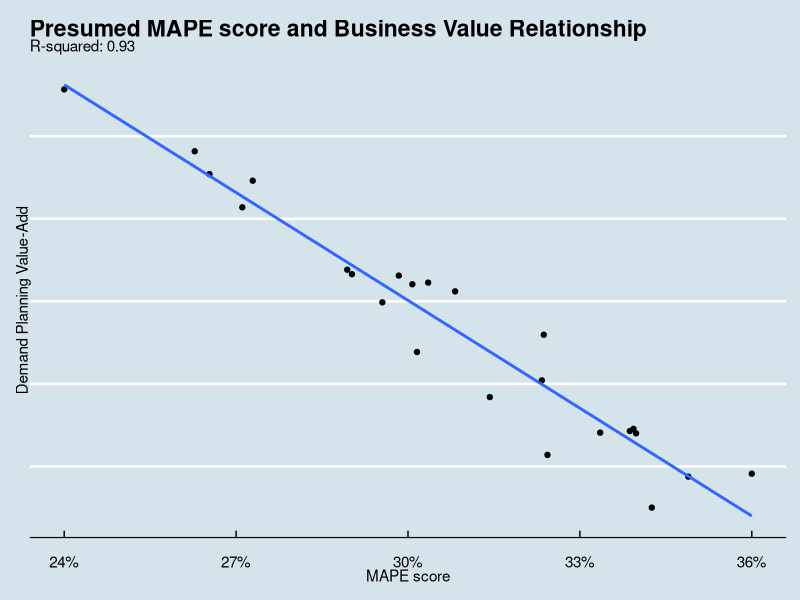
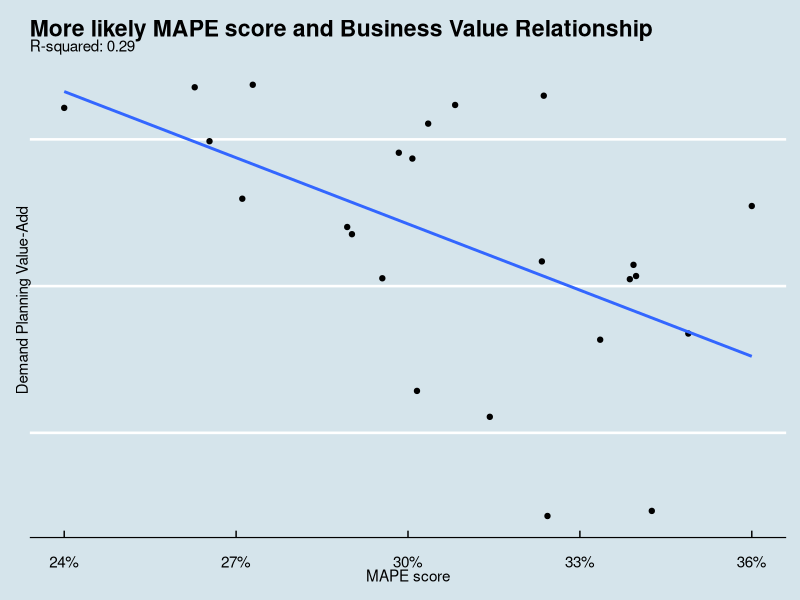
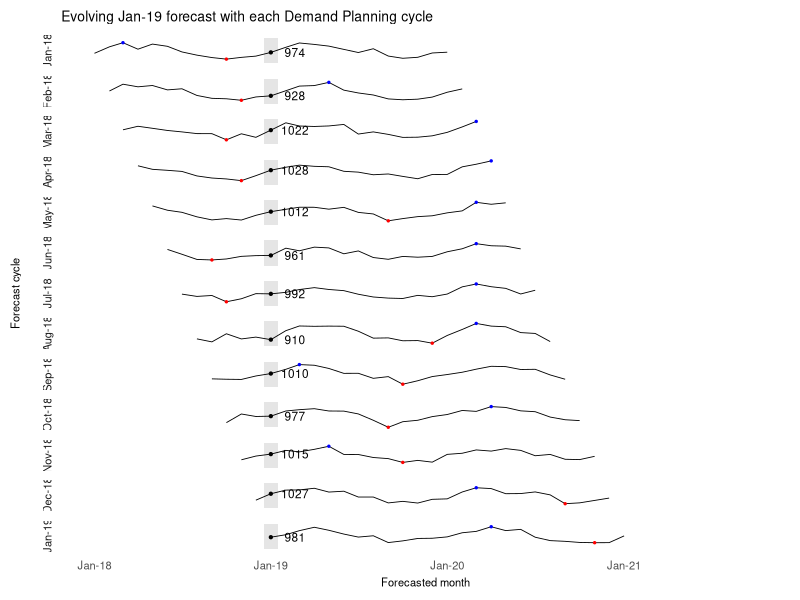
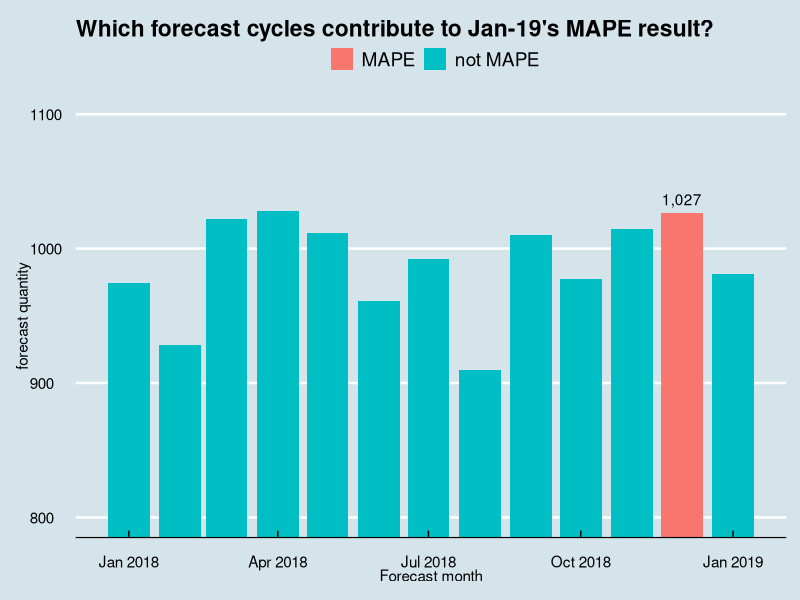
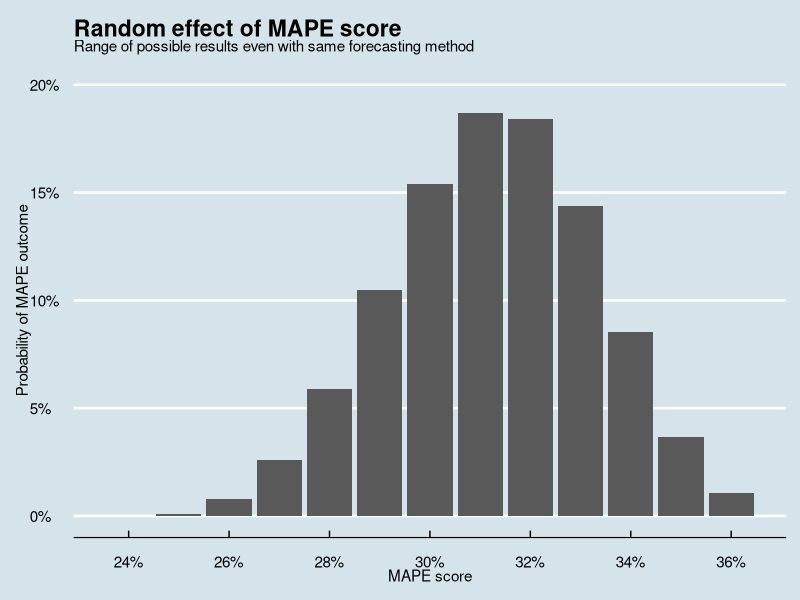
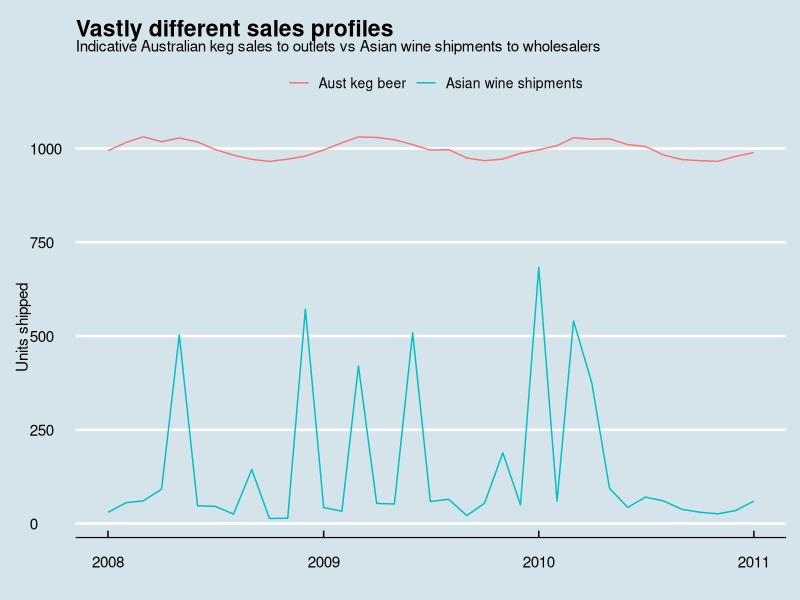

The R source for these figures, in order:
## ---- chunk 1

library(tidyverse)
library(ggthemes)
library(lubridate)
library(magrittr)

plot_mape_val_add <- function(p_title = "",  a = -2 * 1e3, b = 2 * 1e5, rand_f = 0.1) {
  # Builds a plot of relationship between MAPE scores and business value-add
  set.seed(1)
  
  mape_val_add <-
    # tibble(mape = runif(24, 25, 36)) %>% 
    tibble(mape = rweibull(24, 4, 1) %>%
             scales::rescale() %>% 
             map_dbl(~ 24 + . * 12)) %>%   # i.e. force MAPE to spread between 24 and 36
    mutate(val_add = b + a * mape - rand_f * a * rnorm(length(mape)))
  
  mape_val_rsq <- cor(mape_val_add$mape, mape_val_add$val_add) ^ 2
  
  mape_val_add %>% 
    ggplot(aes(x = mape / 100, y = val_add)) +
    geom_point() +
    geom_smooth(method = "lm", se = FALSE) +
    theme_economist() +
    scale_x_continuous(labels = scales::percent) +
    scale_y_continuous(labels = NULL) +
    labs(title = p_title,
         subtitle = str_c("R-squared: ", format(mape_val_rsq, digits = 2)),
         x = "MAPE score", y = "Demand Planning Value-Add")
}

plot_mape_val_add("Presumed MAPE score and Business Value Relationship",
                  -2000, 20000, 1)


## ---- chunk 2

plot_mape_val_add("More likely MAPE score and Business Value Relationship",
                  -2000, 20000, 10)

## ---- chunk 3
month_start <- "1/1/2018"
ampl <- 100
rand_c <- 33
level <- 1000

set.seed(1234)

fcst_snaps <-
  crossing(tibble(fcst_mnth = 0:12), # only 12 months required
           tibble(mnth = 0:36)) %>%
  filter(mnth >= fcst_mnth, # Lag >= 0
         mnth - fcst_mnth <= 24) %>%   # 24 month horizon
  mutate(fcst = level + ampl * sin(mnth / 12 * 2 * pi) + rand_c * rnorm(length(mnth)),
         fcst_lag = mnth - fcst_mnth,
         fcst_mnth = dmy(month_start) + months(fcst_mnth),
         mnth = dmy(month_start) + months(mnth))

fcst_sparklines <- function(p_data) {
  # Draw sparklines for the forecast data
  
  p_data <-
    p_data %>%  
    mutate(fcst = round(fcst,0),
           fcst_min = min(fcst),
           fcst_max = max(fcst),
           facet_l = format(fcst_mnth, "%b-%y"))
  
  mnth_lbl <-
    p_data %>% 
    select(fcst_mnth, facet_l) %>% 
    distinct() %>% 
    deframe()
  
  mins <- group_by(p_data, fcst_mnth) %>% slice(which.min(fcst))
  maxs <- group_by(p_data, fcst_mnth) %>% slice(which.max(fcst))
  ends <- group_by(p_data, fcst_mnth) %>% filter(mnth == max(mnth))
  jan <- p_data %>% filter(mnth == ymd("2019/1/1"))
  # quarts <- p_data %>% group_by(fcst_mnth) %>%
  #   summarize(quart1 = quantile(fcst, 0.25),
  #             quart2 = quantile(fcst, 0.75)) %>%
  #   right_join(p_data)
  fcst_min <- min(p_data$fcst) %>% as.integer()
  
  p_data %>% 
    ggplot(., aes(x=mnth, y=fcst)) + 
    facet_grid(fcst_mnth ~ ., switch = "y", labeller = labeller(fcst_mnth = mnth_lbl)) + 
    geom_rect(aes(xmin = ymd("2019/1/1") - 15, xmax = ymd("2019/1/1") + 15, ymin = fcst_min, ymax = fcst_max + 20L), fill = 'grey90') +
    geom_line(size=0.3) +
    geom_point(data = mins, col = 'red', size = .5) +
    geom_point(data = maxs, col = 'blue', size = .5) +
    geom_point(data = jan, size = .8) +
    expand_limits(x = max(p_data$mnth) + (0.25 * (max(p_data$mnth) - min(p_data$mnth)))) +
    scale_x_date(breaks = dmy(month_start) + months(seq(0, 36, 12)), date_labels = "%b-%y") +
    scale_y_continuous(expand = c(0.1, 0)) +
    theme_tufte(base_size = 15, base_family = "Helvetica") +
    theme(axis.title=element_text(size = 8), axis.text.y = element_blank(), axis.text.x = element_text(size = 8),
          axis.ticks = element_blank(), strip.text.y = element_text(angle = 180, size = 8),
          # axis.title.y = element_text(size = 8),
          # axis.title = element_text(size = 8),
          plot.title = element_text(size = 10)) +
    
    geom_text(data = jan, aes(label = fcst), nudge_x = 50, size = 3) +
    labs(title = "Evolving Jan-19 forecast with each Demand Planning cycle",
         x = "Forecasted month", y = "Forecast cycle")
  
}

fcst_snaps %>% 
  fcst_sparklines()


## ---- chunk 4
# require(plotly)

fcst_snap_ggp <-
  fcst_snaps %>% 
  filter(mnth == dmy("1/1/2019")) %>% 
  mutate(mape_mnth = if_else(fcst_lag == 1, "MAPE", "not MAPE")) %>% 
  ggplot(aes(x = fcst_mnth, y = fcst)) +
  geom_bar(aes(fill = mape_mnth), stat = "identity") +
  labs(title = "Which forecast cycles contribute to Jan-19's MAPE result?",
       x = "Forecast month", y = "forecast quantity") +
  scale_fill_discrete("") +
  geom_text(data = fcst_snaps %>% filter(fcst_lag == 1, mnth == dmy("1/1/2019")), aes(label = fcst %>% scales::comma()), 
            nudge_y = 10) +
  coord_cartesian(ylim = c(800, 1100)) +
  theme_economist()

# plotly::ggplotly(fcst_snap_ggp)
fcst_snap_ggp

## ---- chunk 5
set.seed(1234)

tibble(mape_int = seq(0.24, 0.36, 0.01)) %>% 
       mutate(mape_rescale = scales::rescale(mape_int),
              prob_int = dweibull(mape_rescale * 1.5, 4, 1),
              prob_int = prob_int / sum(prob_int)) %>% 
  # print
  ggplot(aes(x = mape_int , y = prob_int)) +
  geom_bar(stat = "identity") +
  scale_x_continuous(labels = scales::percent, breaks = seq(0.24, 0.36, 0.02)) +
  scale_y_continuous(labels = scales::percent, limits = c(0, 0.2)) +
  labs(title = "Random effect of MAPE score", subtitle = "Range of possible results even with same forecasting method",
       x = "MAPE score", y = "Probability of MAPE outcome") +
  theme_economist()

## ---- chunk 6
tibble(mnth = 0:36) %>% 
  mutate(act_keg = 1000 + 30 * sin(mnth / 12 * 2 * pi) + 5 * rnorm(length(mnth)),
         act_asia = 50 + 20 * sin(mnth / 12 * 2 * pi) + 15 * rnorm(length(mnth)) + rnorm(length(mnth), 400, 200) * rbinom(length(mnth), 1, 0.3),
         act_asia = pmax(act_asia, 0),
         mnth = dmy("1/1/2008") + months(mnth)) %>% 
  pivot_longer(cols = c(act_keg, act_asia), names_to = "market", values_to = "act_sales") %>% 
  mutate(market = fct_rev(market)) %>% 
  # pivot_longer()
  # print
  ggplot(aes(x = mnth)) +
  geom_line(aes(y = act_sales, colour = market)) +
  theme_economist() +
  scale_color_discrete("", labels = c("act_keg" = "Aust keg beer", "act_asia" = "Asian wine shipments")) +
  labs(title = "Vastly different sales profiles",
       subtitle = "Indicative Australian keg sales to outlets vs Asian wine shipments to wholesalers",
       x = "", y = "Units shipped") +
  theme(legend.text = element_text(size = 10))

